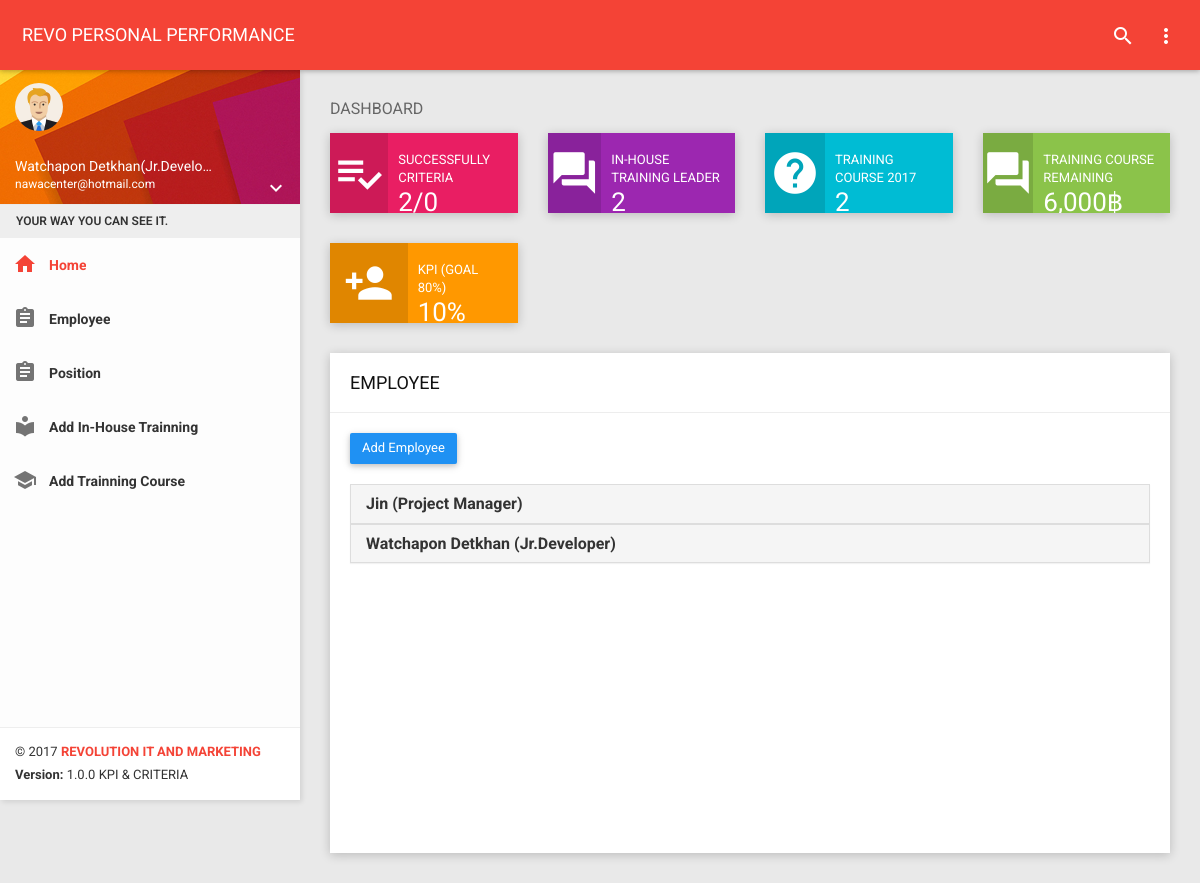
The app's page /dashboard.php?page=listemployee (signed in) with its own data.
### tables this page shows
CREATE TABLE `account` (
  `employee_id` smallint(6) NOT NULL,
  `name` varchar(50) NOT NULL,
  `username` varchar(30) NOT NULL,
  `password` varchar(64) NOT NULL,
  `status` enum('pass','deny') NOT NULL,
  `date_login` datetime NOT NULL,
  `position_id` int(3) DEFAULT NULL,
  `account_type` enum('admin','user') DEFAULT NULL
);

CREATE TABLE `position` (
  `position_id` int(3) NOT NULL,
  `position_name` varchar(100) DEFAULT NULL
);

### controller/listemployee.php (called while the page is built, shortened)
<?php
include("class/user.php");
include("class/position.php");
$user= new user;
$user_list=$user->listUser();
$ojb_position=new position;
  ?>

### controller/class/database.php (called while the page is built, shortened)
<?php
Class MyDatabase
{
  function MyDatabase()
  {
    $server="localhost";
    $user="root";
    $pass="000000";
    $database="kpi";
    $this->con=mysqli_connect($server,$user,$pass,$database);
  }
  function fncSelectRecord($strCondition)
  {
      $strSQL = "$strCondition";
      $objQuery =mysqli_query($this->con,$strSQL);
      if(!$objQuery){
        $num_rows =0;
      }else{
        $num_rows = mysqli_num_rows($objQuery);
      }
      $rowResult = array();
      if ($num_rows>0) {
        while($row =mysqli_fetch_assoc($objQuery)){
        $rowResult[] = $row;
      }
  }
    return   $rowResult;
  }
  function __destruct() {
      return mysqli_close($this->con);
    }
}
 ?>

### controller/class/user.php (called while the page is built, shortened)
<?php
require_once("database.php");
class user
{
public function listUser()
{
  $clsMyDB = new MyDatabase();
  $sqlCondition = "SELECT * FROM account order by employee_id ASC" ;
  $objSelect = $clsMyDB->fncSelectRecord($sqlCondition);
  if(!$objSelect)
  {
  $data="false";
}else{
  $data=$objSelect;
}
return $data;
}
}
 ?>

### controller/class/position.php (called while the page is built, shortened)
<?php
require_once("database.php");
class position
{
public function getPosition($position_id)
{
  $clsMyDB = new MyDatabase();
  $sqlCondition = "SELECT position_name FROM position WHERE position_id = '$position_id'" ;
  $objSelect = $clsMyDB->fncSelectRecord($sqlCondition);
  if(!$objSelect)
  {
  $data="false";
  }
  else{
  $data=$objSelect[0]['position_name'];
  }
  return $data;
}
}
 ?>

### listemployee.php (the view, shortened to what this page needs)
<?php
include("controller/listemployee.php");
 ?>
 <div class="header">
     <h2>EMPLOYEE</h2>
 </div>
 <div class="body">
   <div class="row">
  <div class="col-md-12"><a class="btn btn-primary" href="dashboard.php?page=add_employee" role="button">Add Employee</a></div>
</div>
   <?php
   for ($i=0; $i <sizeof($user_list) ; $i++) {
    ?>
   <div class="panel-group" id="accordion" role="tablist" aria-multiselectable="true">
     <div class="panel panel-default">
       <div class="panel-heading" role="tab" id="headingOne">
         <h4 class="panel-title">
           <a role="button" data-toggle="collapse" data-parent="#accordion" href="#collapse<?= $i ?>"  <?= ($i==0)?'aria-expanded="true" ':' class="collapsed" aria-expanded="false"' ?>  aria-controls="collapse<?= $i ?>">
             <?=  $user_list[$i]['name'] ?>  (<?= $ojb_position->getPosition($user_list[$i][position_id]) ?>)
           </a>
         </h4>
       </div>
   </div>
 <?php
 }
 ?>
   </div>
 </div>

### records on screen
account: name "Jin", position.position_name "Project Manager"
account: name "Watchapon Detkhan", position.position_name "Jr.Developer"

### other values on screen
$_SESSION['name'] "Watchapon Detkhan"
$_SESSION['position_name'] "Jr.Develo…"
$_SESSION['username'] "nawacenter@hotmail.com"
$data_criteria "2"
$data_criteria_all "0"
$data_count_in_house "2"
$data_count_trainning_course "2"
$data_trainning_remaining "6,000"
$data_kpi "10"
